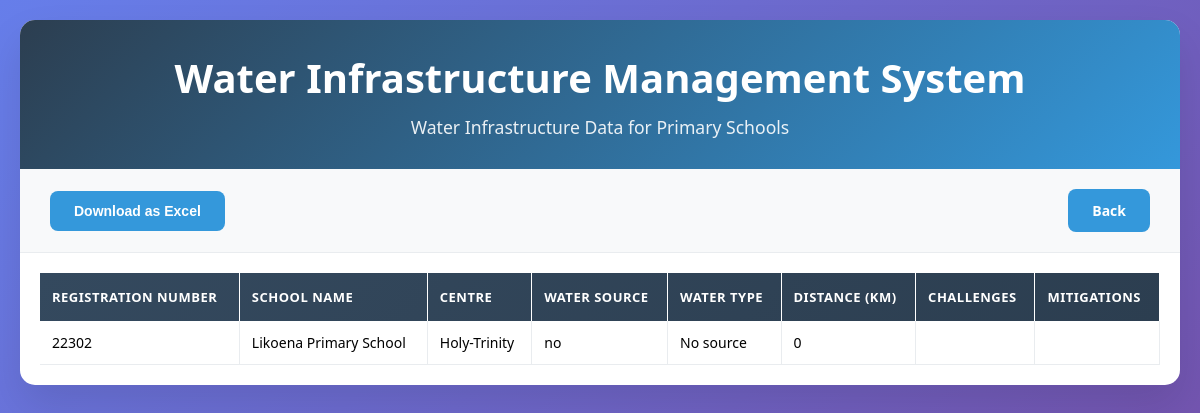
The app's page /pwaterdownlod.php (signed in) with its own data.
### tables this page shows
CREATE TABLE `water_infrastructure` (
  `id` int(11) NOT NULL,
  `school_id` int(11) NOT NULL,
  `cluster` varchar(255) NOT NULL,
  `centre` varchar(255) DEFAULT NULL,
  `water_source` enum('yes','no') NOT NULL,
  `water_type` varchar(255) DEFAULT NULL,
  `distance` int(11) DEFAULT NULL,
  `challenges` text DEFAULT NULL,
  `mitigations` text DEFAULT NULL,
  `created_at` timestamp NOT NULL DEFAULT current_timestamp()
);

CREATE TABLE `schools` (
  `school_id` int(11) NOT NULL,
  `principal_name` varchar(30) NOT NULL,
  `principal_surname` varchar(30) NOT NULL,
  `gender` varchar(7) NOT NULL,
  `phone_number` int(15) NOT NULL,
  `email_address` varchar(100) NOT NULL,
  `constituency` varchar(100) DEFAULT NULL,
  `centre` varchar(100) DEFAULT NULL,
  `cluster` varchar(50) DEFAULT NULL,
  `typeofschool` varchar(50) DEFAULT NULL,
  `school_name` varchar(100) NOT NULL,
  `registration_number` varchar(50) NOT NULL,
  `male_teachers` int(11) NOT NULL,
  `female_teachers` int(11) NOT NULL,
  `total_teachers` int(11) DEFAULT 0,
  `council` varchar(50) NOT NULL,
  `village` varchar(50) NOT NULL,
  `user_id` int(11) DEFAULT NULL,
  `created_at` timestamp NOT NULL DEFAULT current_timestamp()
);

### pwaterdownlod.php (the view, shortened to what this page needs)
<?php
$servername = "localhost";
$username = "root";
$password = "";
$dbname = "moet1";
$conn = new mysqli($servername, $username, $password, $dbname);
$sql = "
    SELECT wi.id, s.school_id, s.school_name, s.registration_number, wi.centre,
           wi.water_source, wi.water_type, wi.distance, wi.challenges, wi.mitigations
    FROM water_infrastructure wi
    JOIN schools s ON wi.school_id = s.school_id
    WHERE wi.centre IS NOT NULL
      AND (wi.cluster IS NULL OR wi.cluster = '')  -- Ensure that the school does not have a cluster
      AND wi.id IN (
          SELECT MAX(id)
          FROM water_infrastructure
          WHERE centre IS NOT NULL
          AND (cluster IS NULL OR cluster = '')
          GROUP BY school_id
      )
    ORDER BY s.school_name
";
$result = $conn->query($sql);
if ($result->num_rows > 0) {
    $infrastructureData = [];
    while ($row = $result->fetch_assoc()) {
        $row['water_type'] = empty($row['water_type']) ? 'No source' : $row['water_type'];
        $infrastructureData[] = $row;
    }
} else {
    $infrastructureData = [];
}
?>
<!DOCTYPE html>
<html lang="en">
<head>
</head>
<body>
    <div class="container">
        <div class="header">
            <h1>Water Infrastructure Management System</h1>
            <p>Water Infrastructure Data for Primary Schools</p>
        </div>
        <div class="controls">
            <form method="POST">
                <button type="submit" name="download" class="btn btn-primary">Download as Excel</button>
            </form>
            <a href="Adminlinks.php" class="btn btn-primary">Back</a>
        </div>
        <div class="table-container">
            <table>
                <thead>
                    <tr>
                        <th>Registration Number</th>
                        <th>School Name</th>
                        <th>Centre</th>
                        <th>Water Source</th>
                        <th>Water Type</th>
                        <th>Distance (km)</th>
                        <th>Challenges</th>
                        <th>Mitigations</th>
                    </tr>
                </thead>
                <tbody>
                    <?php if (!empty($infrastructureData)): ?>
                        <?php foreach ($infrastructureData as $infrastructure): ?>
                            <tr>
                                <td><?php echo htmlspecialchars($infrastructure['registration_number']); ?></td>
                                <td><?php echo htmlspecialchars($infrastructure['school_name']); ?></td>
                                <td><?php echo htmlspecialchars($infrastructure['centre']); ?></td>
                                <td><?php echo htmlspecialchars($infrastructure['water_source']); ?></td>
                                <td><?php echo htmlspecialchars($infrastructure['water_type']); ?></td>
                                <td><?php echo htmlspecialchars($infrastructure['distance']); ?></td>
                                <td><?php echo htmlspecialchars($infrastructure['challenges']); ?></td>
                                <td><?php echo htmlspecialchars($infrastructure['mitigations']); ?></td>
                            </tr>
                        <?php endforeach; ?>
                    <?php else: ?>
                        <tr>
                            <td colspan="9" class="no-data">No water infrastructure data available matching criteria</td>
                        </tr>
                    <?php endif; ?>
                </tbody>
            </table>
        </div>
    </div>
</body>
</html>

### pwaterdownlod.php (style rules this page uses)
* { margin: 0; padding: 0; box-sizing: border-box; }
body { font-family: 'Segoe UI', Tahoma, Geneva, Verdana, sans-serif; background: linear-gradient(135deg, #667eea 0%, #764ba2 100%); min-height: 100vh; padding: 20px; }
.container { max-width: 1400px; margin: 0 auto; background: white; border-radius: 15px; box-shadow: 0 20px 40px rgba(0, 0, 0, 0.1); overflow: hidden; }
.header { background: linear-gradient(135deg, #2c3e50 0%, #3498db 100%); color: white; padding: 30px; text-align: center; }
.header h1 { font-size: 2.5rem; margin-bottom: 10px; font-weight: 700; }
.header p { font-size: 1.1rem; opacity: 0.9; }
.controls { padding: 20px 30px; background: #f8f9fa; border-bottom: 1px solid #e9ecef; display: flex; justify-content: space-between; align-items: center; flex-wrap: wrap; gap: 15px; }
.btn { padding: 12px 24px; border: none; border-radius: 8px; font-size: 14px; font-weight: 600; cursor: pointer; transition: all 0.3s ease; text-decoration: none; display: inline-flex; align-items: center; gap: 8px; }
.btn-primary { background: #3498db; color: white; }
.table-container { overflow-x: auto; max-height: 70vh; padding: 20px; }
table { width: 100%; border-collapse: collapse; font-size: 14px; }
thead { background: linear-gradient(135deg, #34495e 0%, #2c3e50 100%); color: white; position: sticky; top: 0; z-index: 10; }
th { padding: 15px 12px; text-align: left; font-weight: 600; font-size: 13px; text-transform: uppercase; letter-spacing: 0.5px; border-right: 1px solid rgba(255, 255, 255, 0.1); }
tbody tr { transition: all 0.3s ease; }
td { padding: 12px; border-bottom: 1px solid #e9ecef; border-right: 1px solid #e9ecef; vertical-align: middle; }

### records on screen
water_infrastructure: school.registration_number "22302", school.school_name "Likoena Primary School", centre "Holy-Trinity", water_source "no", water_type "No source", distance "0"
